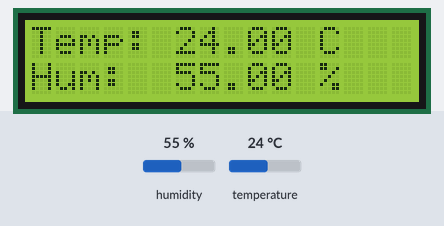
Bench run of a sketch on a simulated ESP32. On the bench: 16×2 character LCD. The inputs (shaded band) are chosen by the test bench; at power-on: humidity 55 %, temperature 24 °C. WiFi joins after 1.5 s; servers stay silent unless stated; what the sketch prints to the serial monitor is not drawn.

Above: at 5.1 s.
5.2 s: humidity set to 22 %
At 6.8 s:
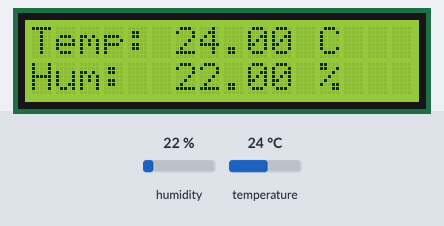
7.9 s: temperature set to 12 °C
At 9.0 s:
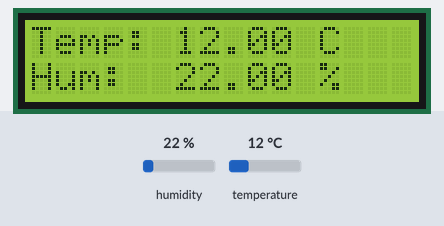
10.6 s: humidity set to 40 %
At 13.3 s:
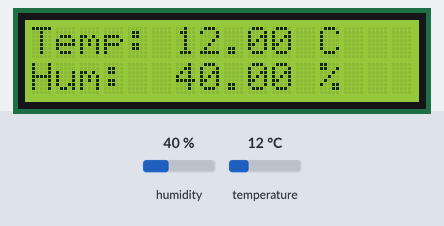
13.6 s: temperature set to 19 °C
At 14.6 s:
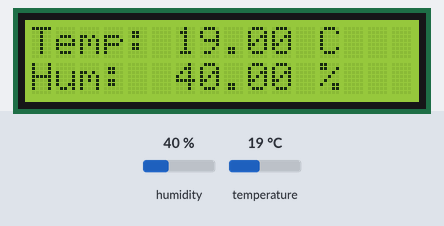
Timing chart, 0 to 16.6 s (numbered marks = the images above; inputs shaded):
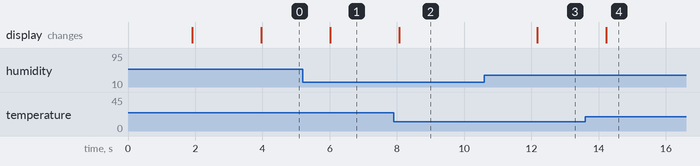

Measured:
- after the input at 5.2 s, the display: changes after 0.81 s (image 1)
- after the input at 7.9 s, the display: changes after 0.17 s (image 2)
- after the input at 10.6 s, the display: changes after 1.6 s (image 3)
- after the input at 13.6 s, the display: changes after 0.62 s (image 4)

The sketch:

sketch_mar24a.ino
```cpp
#define BLYNK_TEMPLATE_ID "TMPL6EL5kNzyR" // Replace with Template ID from Blynk
#define BLYNK_TEMPLATE_NAME "nhietdo" // Replace with Template Name
#define BLYNK_AUTH_TOKEN "HvBb5NCrcYv_P7N3m3vlW5cRZkDZRiCL" // Replace with Auth Token from Blynk

#include <WiFi.h>
#include <BlynkSimpleEsp32.h>
#include <DHT.h>
#include <Wire.h>
#include <LiquidCrystal_I2C.h>

// WiFi information
char ssid[] = "Batmangemdi";     // Replace with your WiFi name
char pass[] = "longvu10";        // Replace with your WiFi password

// DHT11 configuration
#define DHTPIN 4          // Pin connected to DHT11
#define DHTTYPE DHT11     // Sensor type
DHT dht(DHTPIN, DHTTYPE);

// LCD I2C configuration
LiquidCrystal_I2C lcd(0x27, 16, 2); // I2C address, change if necessary (0x27 or 0x3F)

void setup() {
  // Initialize Serial for debugging
  Serial.begin(115200);

  // Initialize LCD
  lcd.init();
  lcd.backlight();
  lcd.setCursor(0, 0);
  lcd.print("Connecting to");
  lcd.setCursor(0, 1);
  lcd.print("WiFi & Blynk...");

  // Initialize DHT
  dht.begin();

  // Connect to Blynk
  Blynk.begin(BLYNK_AUTH_TOKEN, ssid, pass);

  // Display successful connection status
  lcd.clear();
  lcd.setCursor(0, 0);
  lcd.print("Connected!");
  delay(2000);
  lcd.clear();
}

// Function to send data to Blynk (no need to handle in BLYNK_WRITE since we are only sending data)
void sendDataToBlynk(float temperature, float humidity) {
  Blynk.virtualWrite(V0, temperature); // Send temperature to Virtual Pin V0
  Blynk.virtualWrite(V1, humidity);    // Send humidity to Virtual Pin V1
}

void loop() {
  Blynk.run(); // Run Blynk to maintain connection

  // Read data from DHT11
  float humidity = dht.readHumidity();
  float temperature = dht.readTemperature();

  // Check if reading fails
  if (isnan(humidity) || isnan(temperature)) {
    Serial.println("Failed to read from DHT sensor!");
    lcd.clear();
    lcd.setCursor(0, 0);
    lcd.print("Sensor Error!");
    delay(2000);
    return;
  }

  // Display on LCD
  lcd.clear();
  lcd.setCursor(0, 0);
  lcd.print("Temp: ");
  lcd.print(temperature);
  lcd.print(" C");
  lcd.setCursor(0, 1);
  lcd.print("Hum:  ");
  lcd.print(humidity);
  lcd.print(" %");

  // Send data to Blynk
  sendDataToBlynk(temperature, humidity);

  // Print data to Serial for debugging
  Serial.print("Temperature: ");
  Serial.print(temperature);
  Serial.print(" C, Humidity: ");
  Serial.print(humidity);
  Serial.println(" %");

  delay(2000); // Update every 2 seconds
}
```
